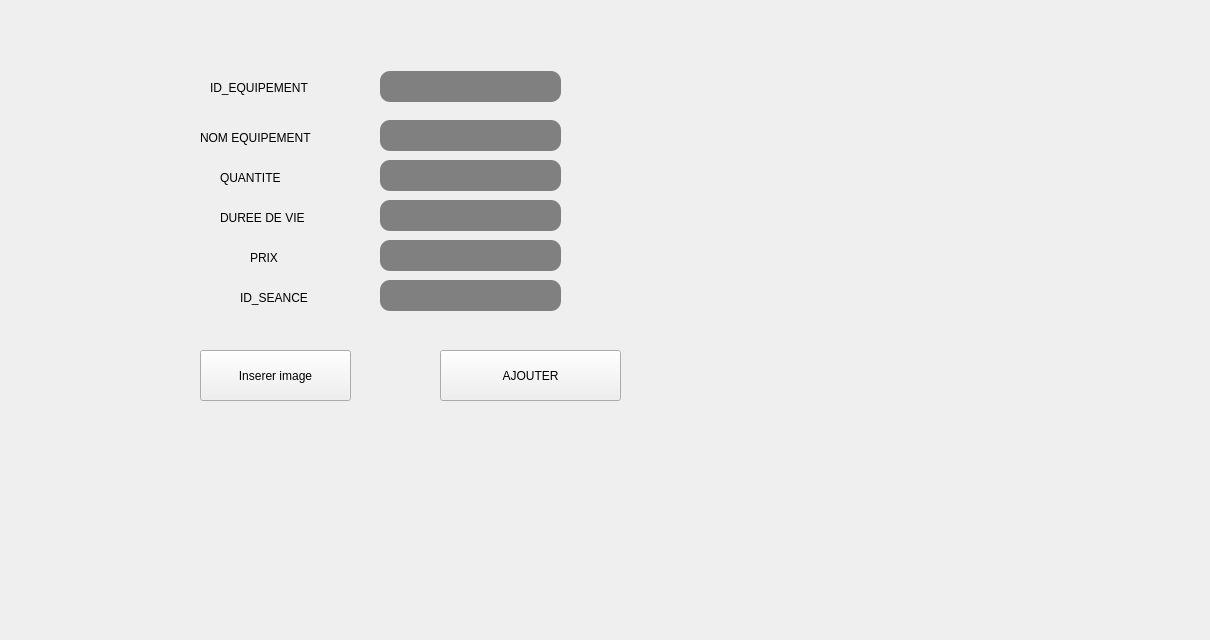
      <widget class="QWidget" name="tab_4">
       <attribute name="title">
        <string>Ajouter</string>
       </attribute>
       <widget class="QLabel" name="label_3">
        <property name="geometry">
         <rect>
          <x>210</x>
          <y>80</y>
          <width>131</width>
          <height>16</height>
         </rect>
        </property>
        <property name="styleSheet">
         <string notr="true">font: 15pt &quot;Niagara Engraved&quot;;
</string>
        </property>
        <property name="text">
         <string>ID_EQUIPEMENT</string>
        </property>
       </widget>
       <widget class="QLabel" name="label_10">
        <property name="geometry">
         <rect>
          <x>200</x>
          <y>130</y>
          <width>141</width>
          <height>16</height>
         </rect>
        </property>
        <property name="styleSheet">
         <string notr="true">font: 15pt &quot;Niagara Engraved&quot;;
</string>
        </property>
        <property name="text">
         <string>NOM EQUIPEMENT</string>
        </property>
       </widget>
       <widget class="QLabel" name="label_11">
        <property name="geometry">
         <rect>
          <x>220</x>
          <y>170</y>
          <width>131</width>
          <height>16</height>
         </rect>
        </property>
        <property name="styleSheet">
         <string notr="true">font: 15pt &quot;Niagara Engraved&quot;;
</string>
        </property>
        <property name="text">
         <string>QUANTITE</string>
        </property>
       </widget>
       <widget class="QLabel" name="label_12">
        <property name="geometry">
         <rect>
          <x>220</x>
          <y>210</y>
          <width>131</width>
          <height>16</height>
         </rect>
        </property>
        <property name="styleSheet">
         <string notr="true">font: 15pt &quot;Niagara Engraved&quot;;
</string>
        </property>
        <property name="text">
         <string>DUREE DE VIE</string>
        </property>
       </widget>
       <widget class="QLabel" name="label_13">
        <property name="geometry">
         <rect>
          <x>250</x>
          <y>250</y>
          <width>131</width>
          <height>16</height>
         </rect>
        </property>
        <property name="styleSheet">
         <string notr="true">font: 15pt &quot;Niagara Engraved&quot;;\n</string>
        </property>
        <property name="text">
         <string>PRIX</string>
        </property>
       </widget>
       <widget class="QLabel" name="label_14">
        <property name="geometry">
         <rect>
          <x>240</x>
          <y>290</y>
          <width>131</width>
          <height>16</height>
         </rect>
        </property>
        <property name="styleSheet">
         <string notr="true">font: 15pt &quot;Niagara Engraved&quot;;\n</string>
        </property>
        <property name="text">
         <string>ID_SEANCE</string>
        </property>
       </widget>
       <widget class="QLineEdit" name="ID_EQU">
        <property name="geometry">
         <rect>
          <x>380</x>
          <y>71</y>
          <width>181</width>
          <height>31</height>
         </rect>
        </property>
        <property name="styleSheet">
         <string notr="true">border-radius: 10px;
background-color: grey;
color: rgb(255, 255, 255);
alternate-background-color: rgb(255, 255, 255);</string>
        </property>
       </widget>
       <widget class="QLineEdit" name="nomEquip">
        <property name="geometry">
         <rect>
          <x>380</x>
          <y>120</y>
          <width>181</width>
          <height>31</height>
         </rect>
        </property>
        <property name="styleSheet">
         <string notr="true">border-radius: 10px;
background-color: grey;
color: rgb(255, 255, 255);
alternate-background-color: rgb(255, 255, 255);</string>
        </property>
       </widget>
       <widget class="QLineEdit" name="quantite">
        <property name="geometry">
         <rect>
          <x>380</x>
          <y>160</y>
          <width>181</width>
          <height>31</height>
         </rect>
        </property>
        <property name="styleSheet">
         <string notr="true">border-radius: 10px;
background-color: grey;
color: rgb(255, 255, 255);
alternate-background-color: rgb(255, 255, 255);</string>
        </property>
       </widget>
       <widget class="QLineEdit" name="DUREE_VIE">
        <property name="geometry">
         <rect>
          <x>380</x>
          <y>200</y>
          <width>181</width>
          <height>31</height>
         </rect>
        </property>
        <property name="styleSheet">
         <string notr="true">border-radius: 10px;
background-color: grey;
color: rgb(255, 255, 255);
alternate-background-color: rgb(255, 255, 255);</string>
        </property>
       </widget>
       <widget class="QLineEdit" name="prixEquip">
        <property name="geometry">
         <rect>
          <x>380</x>
          <y>240</y>
          <width>181</width>
          <height>31</height>
         </rect>
        </property>
        <property name="styleSheet">
         <string notr="true">border-radius: 10px;
background-color: grey;
color: rgb(255, 255, 255);
alternate-background-color: rgb(255, 255, 255);</string>
        </property>
       </widget>
       <widget class="QLineEdit" name="idSeance">
        <property name="geometry">
         <rect>
          <x>380</x>
          <y>280</y>
          <width>181</width>
          <height>31</height>
         </rect>
        </property>
        <property name="styleSheet">
         <string notr="true">border-radius: 10px;
background-color: grey;
color: rgb(255, 255, 255);
alternate-background-color: rgb(255, 255, 255);</string>
        </property>
       </widget>
       <widget class="QPushButton" name="btnAjouterEquip">
        <property name="geometry">
         <rect>
          <x>440</x>
          <y>350</y>
          <width>181</width>
          <height>51</height>
         </rect>
        </property>
        <property name="styleSheet">
         <string notr="true">QPushButton

{
	background-color: rgb(72, 78, 86);
	border-style: outset;
    border-width: 2px;
    border-radius:10px;
    border-color: beige;
    font: bold 14px;;
    padding: 6px;
	color: rgb(255, 255, 255);

}

QPushButton:hover

{
	background-color: lightgreen;
	color: rgb(0, 0, 0);
	gridline-color: rgb(94, 118, 255);
}

QPushButton:pressed</string>
        </property>
        <property name="text">
         <string>AJOUTER</string>
        </property>
       </widget>
       <widget class="QPushButton" name="pushButton_3">
        <property name="geometry">
         <rect>
          <x>200</x>
          <y>350</y>
          <width>151</width>
          <height>51</height>
         </rect>
        </property>
        <property name="styleSheet">
         <string notr="true">QPushButton

{
	background-color: rgb(72, 78, 86);
	border-style: outset;
    border-width: 2px;
    border-radius:10px;
    border-color: beige;
    font: bold 14px;;
    padding: 6px;
	color: rgb(255, 255, 255);

}

QPushButton:hover

{
	background-color: lightgreen;
	color: rgb(0, 0, 0);
	gridline-color: rgb(94, 118, 255);
}

QPushButton:pressed</string>
        </property>
        <property name="text">
         <string>Inserer image</string>
        </property>
       </widget>
       <widget class="QLabel" name="imageLabel">
        <property name="geometry">
         <rect>
          <x>740</x>
          <y>50</y>
          <width>171</width>
          <height>91</height>
         </rect>
        </property>
        <property name="text">
         <string/>
        </property>
       </widget>
       <widget class="QLabel" name="back4">
        <property name="geometry">
         <rect>
          <x>20</x>
          <y>0</y>
          <width>1181</width>
          <height>631</height>
         </rect>
        </property>
        <property name="text">
         <string/>
        </property>
        <property name="pixmap">
         <pixmap>bg.png</pixmap>
        </property>
       </widget>
       <zorder>back4</zorder>
       <zorder>label_3</zorder>
       <zorder>label_10</zorder>
       <zorder>label_11</zorder>
       <zorder>label_12</zorder>
       <zorder>label_13</zorder>
       <zorder>label_14</zorder>
       <zorder>ID_EQU</zorder>
       <zorder>nomEquip</zorder>
       <zorder>quantite</zorder>
       <zorder>DUREE_VIE</zorder>
       <zorder>prixEquip</zorder>
       <zorder>idSeance</zorder>
       <zorder>btnAjouterEquip</zorder>
       <zorder>pushButton_3</zorder>
       <zorder>imageLabel</zorder>
      </widget>
